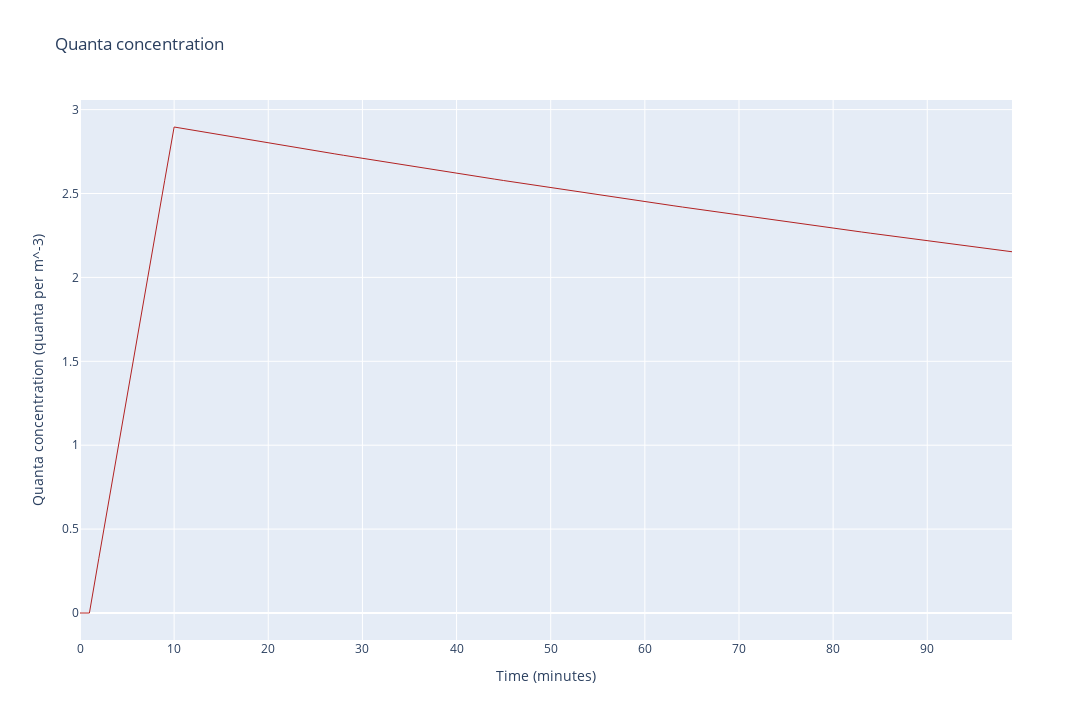

Write notebook code for a chart like this one.
### Code cell
time_axis = result['time'].tolist()
results = result['quanta_concentration'].tolist()

fig = go.Figure()
fig.add_trace(go.Scatter(x=time_axis, y=results , name='quanta concentration', line=dict(color='firebrick', width=1)))
fig.update_layout(title='Quanta concentration',
                   xaxis_title='Time (minutes)',
                   yaxis_title='Quanta concentration (quanta per m^-3)',
                   width=1280,
                   height=720)
fig.show()

### Figure 1 — Plotly figure (JSON) as saved in the notebook; plotly's stock layout.template omitted (floating-point values rounded to 4 significant figures)
{"data": [{"line": {"color": "firebrick", "width": 1}, "name": "quanta concentration", "type": "scatter", "x": [0, 1, 2, 3, 4, 5, 6, 7, 8, 9, 10, 11, 12, 13, 14, 15, 16, 17, 18, 19, 20, 21, 22, 23, 24, 25, 26, 27, 28, 29, 30, 31, 32, 33, 34, 35, 36, 37, 38, 39, 40, 41, 42, 43, 44, 45, 46, 47, 48, 49, 50, 51, 52, 53, 54, 55, 56, 57, 58, 59, 60, 61, 62, 63, 64, 65, 66, 67, 68, 69, 70, 71, 72, 73, 74, 75, 76, 77, 78, 79, 80, 81, 82, 83, 84, 85, 86, 87, 88, 89, 90, 91, 92, 93, 94, 95, 96, 97, 98, 99], "y": [0, 0, 0.3261, 0.6512, 0.9751, 1.298, 1.62, 1.941, 2.26, 2.579, 2.896, 2.887, 2.877, 2.868, 2.858, 2.848, 2.839, 2.83, 2.82, 2.811, 2.801, 2.792, 2.783, 2.774, 2.764, 2.755, 2.746, 2.737, 2.728, 2.719, 2.71, 2.701, 2.692, 2.683, 2.674, 2.665, 2.656, 2.647, 2.638, 2.629, 2.621, 2.612, 2.603, 2.595, 2.586, 2.577, 2.569, 2.56, 2.552, 2.543, 2.535, 2.526, 2.518, 2.51, 2.501, 2.493, 2.485, 2.476, 2.468, 2.46, 2.452, 2.444, 2.435, 2.427, 2.419, 2.411, 2.403, 2.395, 2.387, 2.379, 2.371, 2.363, 2.356, 2.348, 2.34, 2.332, 2.324, 2.317, 2.309, 2.301, 2.294, 2.286, 2.278, 2.271, 2.263, 2.256, 2.248, 2.241, 2.233, 2.226, 2.218, 2.211, 2.204, 2.196, 2.189, 2.182, 2.174, 2.167, 2.16, 2.153]}], "layout": {"height": 720, "title": {"text": "Quanta concentration"}, "width": 1280, "xaxis": {"title": {"text": "Time (minutes)"}}, "yaxis": {"title": {"text": "Quanta concentration (quanta per m^-3)"}}}}
